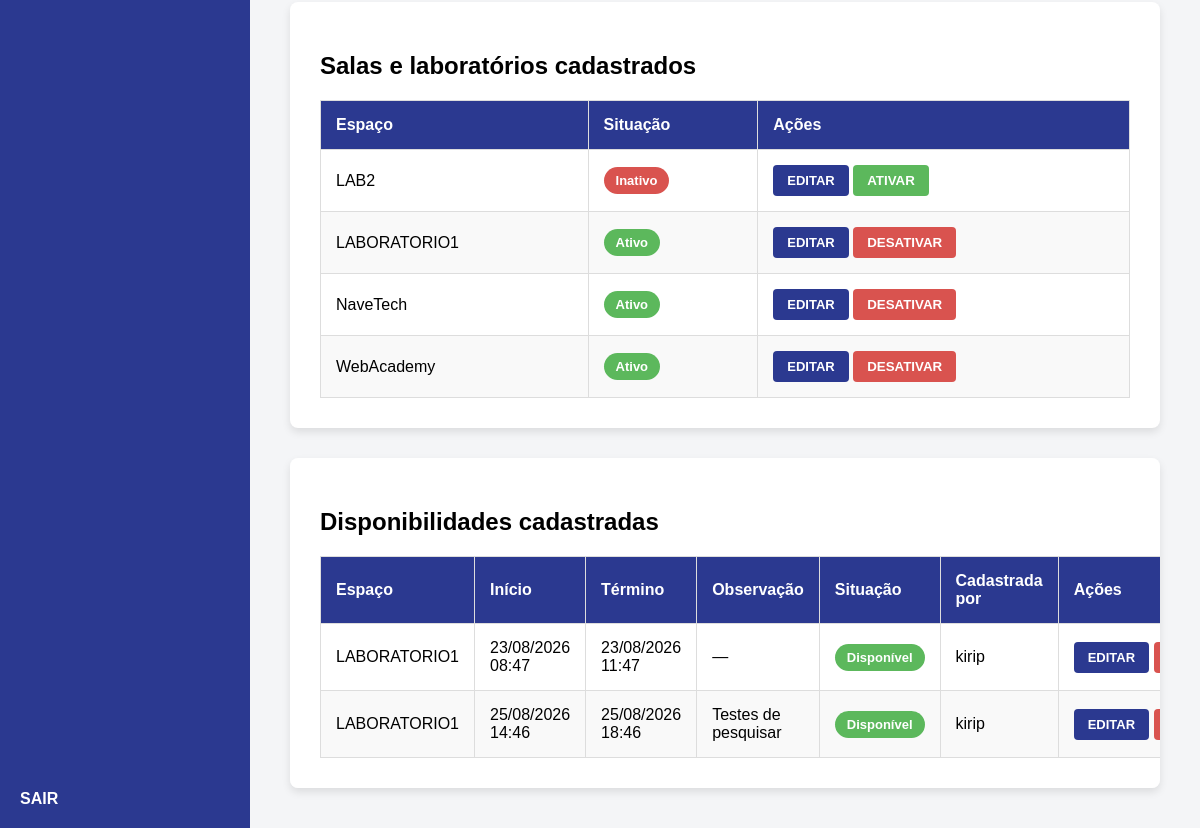
Before: /espacos/ (signed in, lower part) with the older database file.
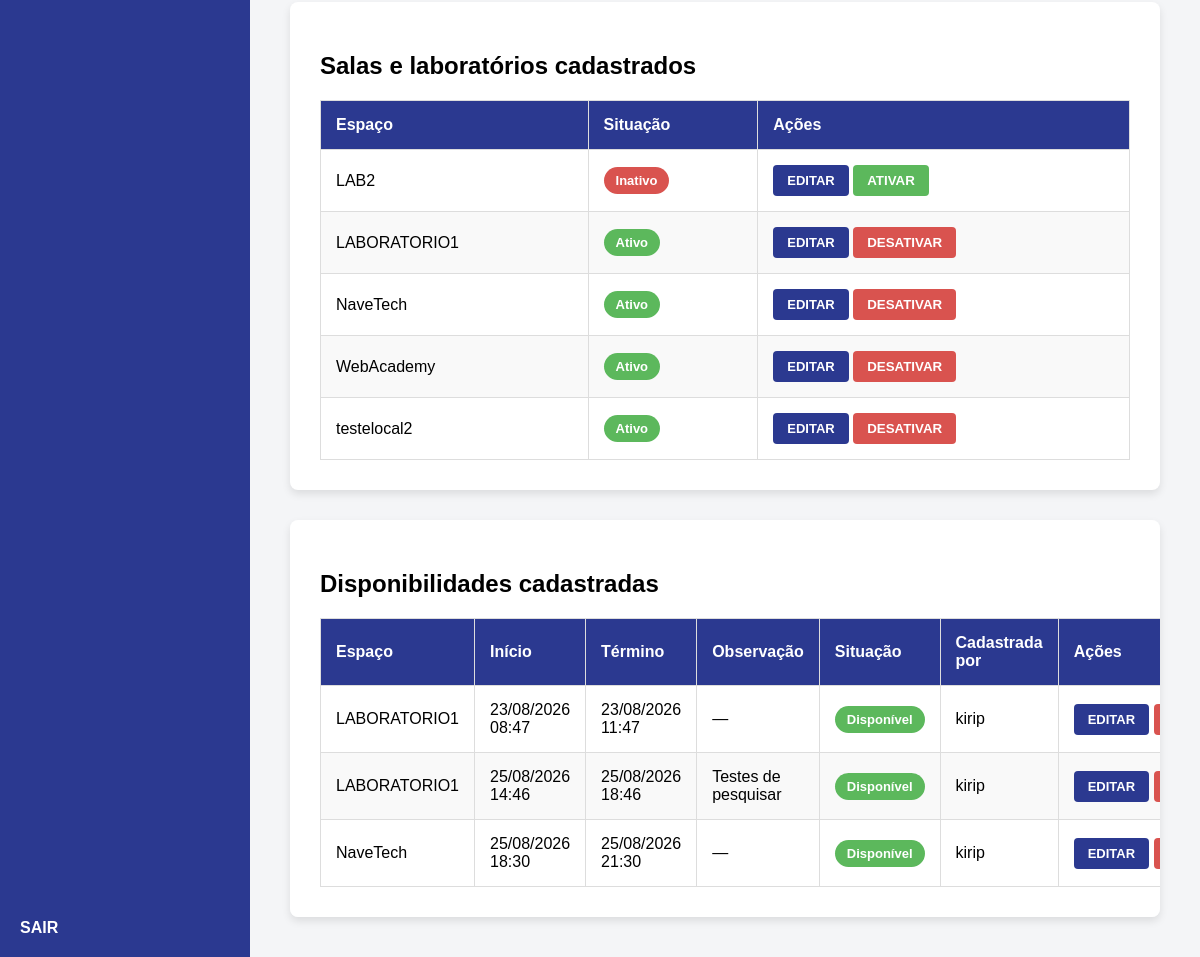
After: the same page with the newer database file.
### bancasapp/models.py (models this page shows, shortened)
class EspacoFisico(models.Model):
    nome = models.CharField(
        max_length=255
    )
    ativo = models.BooleanField(
        default=True
    )
    class Meta:
        ordering = ['nome']
        verbose_name = 'Espaço físico'
        verbose_name_plural = 'Espaços físicos'
    def __str__(self):
        return self.nome

class DisponibilidadeEspaco(models.Model):
    espaco = models.ForeignKey(
        EspacoFisico,
        on_delete=models.CASCADE,
        related_name='disponibilidades'
    )
    data_hora_inicio = models.DateTimeField(
        verbose_name='Data e hora de início'
    )
    data_hora_fim = models.DateTimeField(
        verbose_name='Data e hora de término'
    )
    ativo = models.BooleanField(
        default=True
    )
    observacao = models.CharField(
        max_length=255,
        blank=True
    )
    criada_por = models.ForeignKey(
        User,
        on_delete=models.SET_NULL,
        null=True,
        blank=True,
        related_name='disponibilidades_criadas',
        editable=False
    )
    data_cadastro = models.DateTimeField(
        auto_now_add=True
    )
    class Meta:
        ordering = [
            'data_hora_inicio',
            'espaco__nome',
        ]
        verbose_name = 'Disponibilidade de espaço'
        verbose_name_plural = 'Disponibilidades de espaços'
        constraints = [
            models.CheckConstraint(
                condition=models.Q(
                    data_hora_fim__gt=models.F(
                        'data_hora_inicio'
                    )
                ),
                name='disponibilidade_fim_apos_inicio'
            ),
        ]
        indexes = [
            models.Index(
                fields=[
                    'espaco',
                    'data_hora_inicio',
                    'data_hora_fim',
                ],
                name='disp_espaco_periodo_idx'
            ),
        ]

### bancasapp/views.py (the view, shortened to what this page needs)
@coordenacao_required
def gerenciar_espacos(request):
    form_espaco = EspacoFisicoForm(
        prefix='espaco'
    )
    form_disponibilidade = DisponibilidadeEspacoForm(
        prefix='disponibilidade'
    )
    espacos = EspacoFisico.objects.all()
    disponibilidades_queryset = (
        DisponibilidadeEspaco.objects
        .select_related(
            'espaco',
            'criada_por'
        )
        .order_by(
            '-ativo',
            'data_hora_inicio'
        )
    )
    paginador = Paginator(
        disponibilidades_queryset,
        10
    )
    disponibilidades = paginador.get_page(
        request.GET.get('pagina')
    )
    contexto = {
        'form_espaco': form_espaco,
        'form_disponibilidade': form_disponibilidade,
        'espacos': espacos,
        'disponibilidades': disponibilidades,
    }
    return render(
        request,
        'gerenciar_espacos.html',
        contexto
    )

### bancasapp/permissions.py (called while the page is built)
def usuario_e_coordenacao(user):
    if not user.is_authenticated or not user.is_active:
        return False
    if user.is_superuser:
        return True
    return pUsuario.objects.filter(
        usuario=user,
        perfil='COORDENACAO'
    ).exists()

def coordenacao_required(view_func):
    @login_required(login_url='login')
    @wraps(view_func)
    def wrapper(request, *args, **kwargs):
        if usuario_e_coordenacao(request.user):
            return view_func(
                request,
                *args,
                **kwargs
            )
        messages.error(
            request,
            'Apenas a Coordenação pode realizar esta operação.'
        )
        return redirect('dashboard')
    return wrapper

### templates/gerenciar_espacos.html (shortened to what the changed rows need)
{% extends 'base.html' %}
{% block content %}
<div class="table-container" style="margin-top: 30px;">
    <h2>Salas e laboratórios cadastrados</h2>
    {% if espacos %}
        <table>
            <thead>
                <tr>
                    <th>Espaço</th>
                    <th>Situação</th>
                    <th>Ações</th>
                </tr>
            </thead>
            <tbody>
                {% for espaco in espacos %}
                    <tr>
                        <td>
                            {{ espaco.nome }}
                        </td>
                        <td>
                            {% if espaco.ativo %}
                                <span class="status-badge status-aprovada">
                                    Ativo
                                </span>
                            {% else %}
                                <span class="status-badge status-recusada">
                                    Inativo
                                </span>
                            {% endif %}
                        </td>
                        <td style="white-space: nowrap;">
                            <a
                                href="{% url 'editar_espaco' espaco.id %}"
                                class="btn-download"
                            >
                                EDITAR
                            </a>
                            <form
                                method="POST"
                                action="{% url 'alternar_status_espaco' espaco.id %}"
                                style="display: inline;"
                            >
                                {% if espaco.ativo %}
                                    <button
                                        type="submit"
                                        style="
                                            border: none;
                                            background-color: #d9534f;
                                            color: white;
                                            padding: 8px 14px;
                                            border-radius: 4px;
                                            font-weight: bold;
                                            cursor: pointer;
                                        "
                                    >
                                        DESATIVAR
                                    </button>
                                {% else %}
                                    <button
                                        type="submit"
                                        style="
                                            border: none;
                                            background-color: #5cb85c;
                                            color: white;
                                            padding: 8px 14px;
                                            border-radius: 4px;
                                            font-weight: bold;
                                            cursor: pointer;
                                        "
                                    >
                                        ATIVAR
                                    </button>
                                {% endif %}
                            </form>
                        </td>
                    </tr>
                {% endfor %}
            </tbody>
        </table>
    {% else %}
        <p>
            Nenhuma sala ou laboratório cadastrado.
        </p>
    {% endif %}
</div>
<div class="table-container" style="margin-top: 30px;">
    <h2>Disponibilidades cadastradas</h2>
    {% if disponibilidades %}
        <table>
            <thead>
                <tr>
                    <th>Espaço</th>
                    <th>Início</th>
                    <th>Término</th>
                    <th>Observação</th>
                    <th>Situação</th>
                    <th>Cadastrada por</th>
                    <th>Ações</th>
                </tr>
            </thead>
            <tbody>
                {% for disponibilidade in disponibilidades %}
                    <tr>
                        <td>
                            {{ disponibilidade.espaco.nome }}
                        </td>
                        <td>
                            {{ disponibilidade.data_hora_inicio|date:"d/m/Y H:i" }}
                        </td>
                        <td>
                            {{ disponibilidade.data_hora_fim|date:"d/m/Y H:i" }}
                        </td>
                        <td>
                            {{ disponibilidade.observacao|default:"—" }}
                        </td>
                        <td>
                            {% if disponibilidade.ativo and disponibilidade.espaco.ativo %}
                                <span class="status-badge status-aprovada">
                                    Disponível
                                </span>
                            {% elif not disponibilidade.espaco.ativo %}
                                <span class="status-badge status-recusada">
                                    Sala inativa
                                </span>
                            {% else %}
                                <span class="status-badge status-recusada">
                                    Inativa
                                </span>
                            {% endif %}
                        </td>
                        <td>
                            {% if disponibilidade.criada_por %}
                                {{ disponibilidade.criada_por.get_full_name|default:disponibilidade.criada_por.username }}
                            {% else %}
                                Não registrado
                            {% endif %}
                        </td>
                        <td style="white-space: nowrap;">
                            <a
                                href="{% url 'editar_disponibilidade' disponibilidade.id %}"
                                class="btn-download"
                            >
                                EDITAR
                            </a>
                            <form
                                method="POST"
                                action="{% url 'alternar_status_disponibilidade' disponibilidade.id %}"
                                style="display: inline;"
                            >
                                {% if disponibilidade.ativo %}
                                    <button
                                        type="submit"
                                        style="
                                            border: none;
                                            background-color: #d9534f;
                                            color: white;
                                            padding: 8px 14px;
                                            border-radius: 4px;
                                            font-weight: bold;
                                            cursor: pointer;
                                        "
                                    >
                                    </button>
                                {% endif %}
                            </form>
                        </td>
                    </tr>
                {% endfor %}
            </tbody>
        </table>
    {% else %}
        <p>
            Nenhuma disponibilidade cadastrada.
        </p>
    {% endif %}
</div>
{% endblock %}

Changed rows visible on the page:
added EspacoFisico: nome "testelocal2", ativo "Ativo"
added DisponibilidadeEspaco: espaco.nome "NaveTech", data_hora_inicio "25/08/2026 18:30", data_hora_fim "25/08/2026 21:30", observacao "—", ativo "Disponível", criada_por.get_full_name "kirip"
